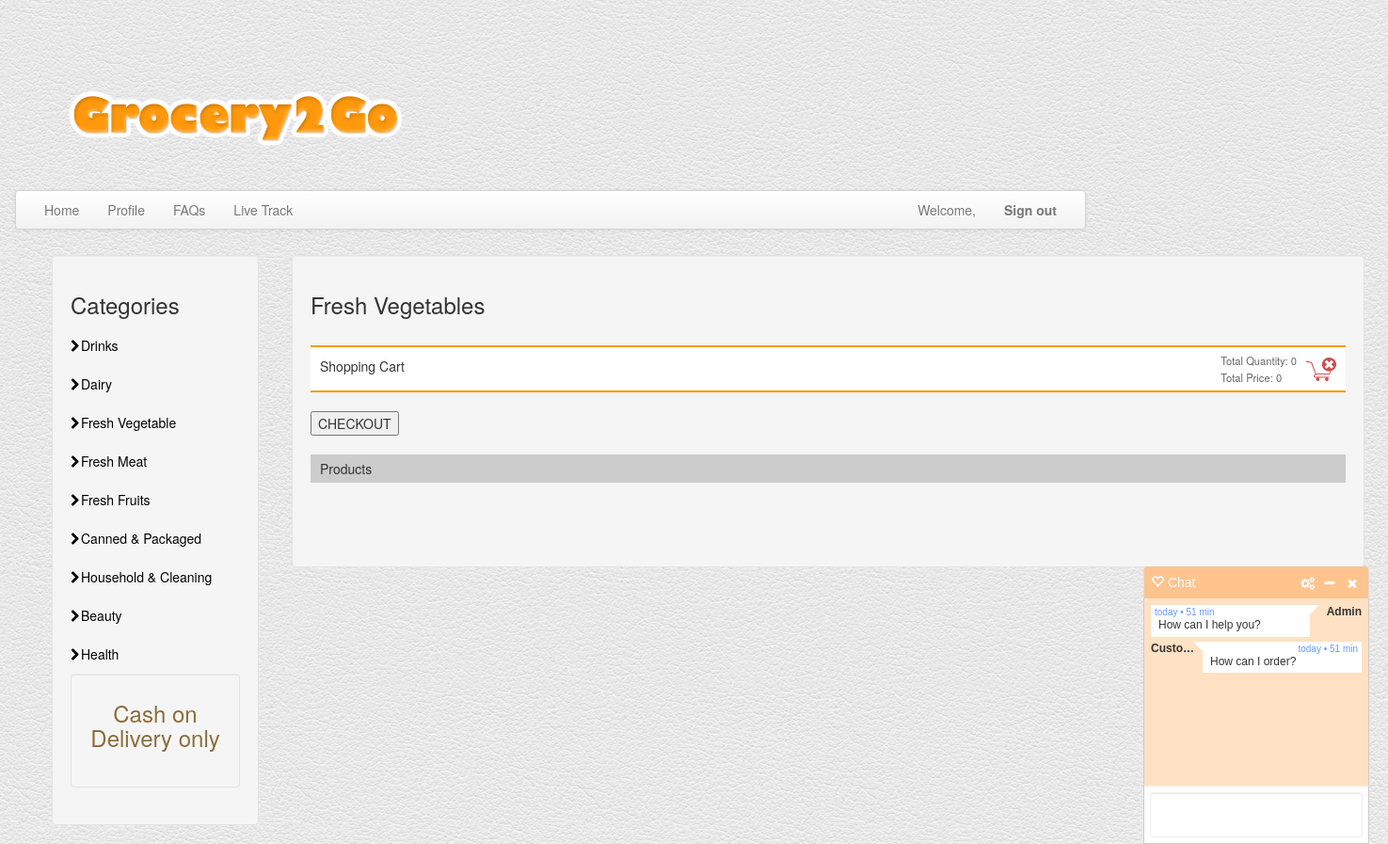
/shop-cart/freshvegg.php, run on an earlier commit of the app's database.
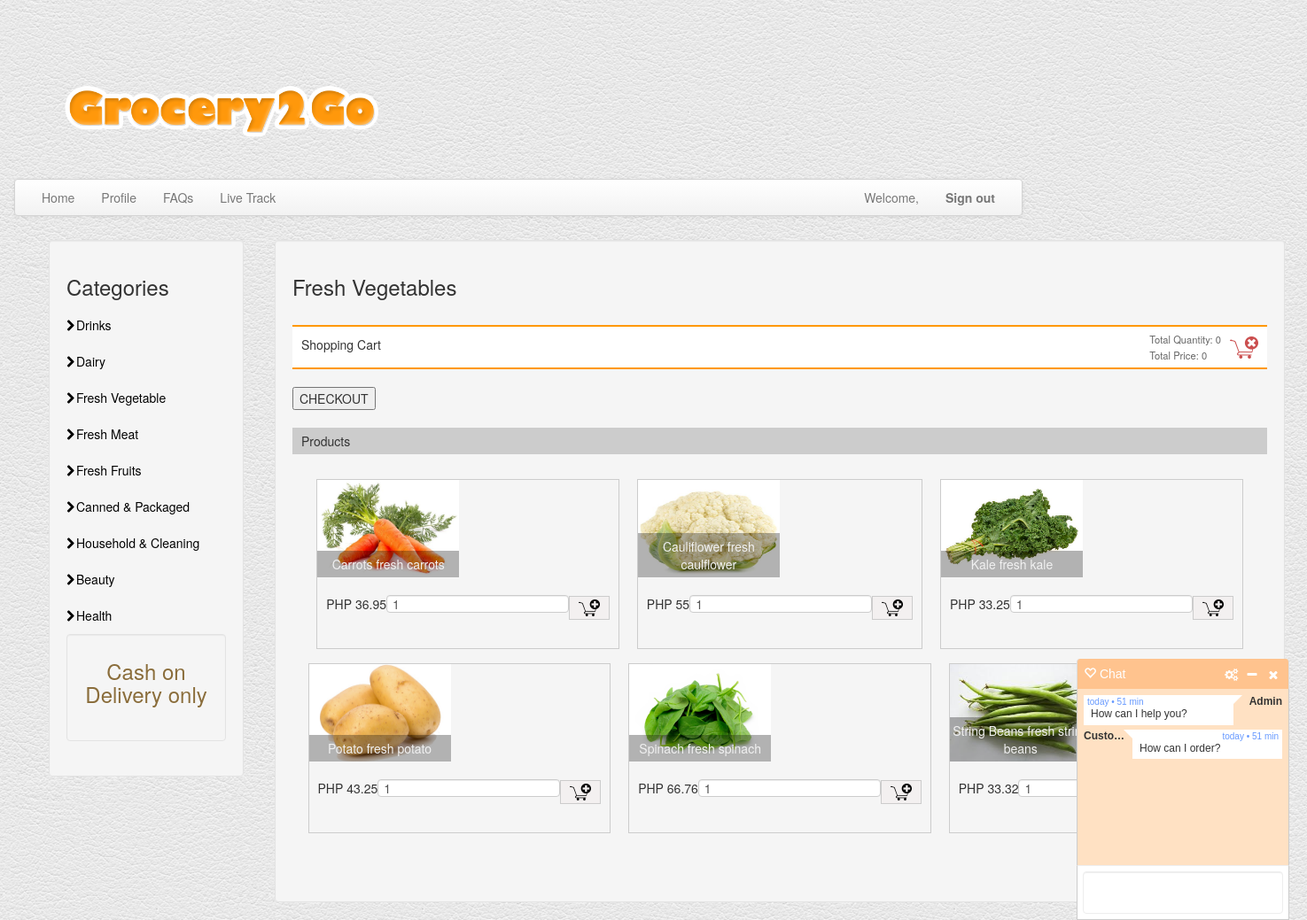
And on a later commit of the database.
### tables this page shows
CREATE TABLE `tbl_product` (
  `id` int(8) NOT NULL,
  `name` varchar(255) NOT NULL,
  `itm_descrip` varchar(250) NOT NULL,
  `code` varchar(255) NOT NULL,
  `image` text NOT NULL,
  `price` double(10,2) NOT NULL,
  `gm_id` int(11) NOT NULL,
  `categ_id` int(11) NOT NULL
);

### shop-cart/ShoppingCart.php (called while the page is built, shortened)
<?php
require_once "DBController.php";
class ShoppingCart extends DBController
{
    function getAllProduct()
    {
        $query = "SELECT * FROM tbl_product";
        $productResult = $this->getDBResult($query);
        return $productResult;
    }
}

### shop-cart/DBController.php (called while the page is built, shortened)
<?php
class DBController
{
    private $host = "localhost";
    private $user = "root";
    private $password = "";
    private $database = "grocery2go";
    private static $conn;
    function __construct()
    {
        $this->conn = mysqli_connect($this->host, $this->user, $this->password, $this->database);
    }
    function getDBResult($query, $params = array())
    {
        $sql_statement = $this->conn->prepare($query);
        $sql_statement->execute();
        $result = $sql_statement->get_result();
        if ($result->num_rows > 0) {
            while ($row = $result->fetch_assoc()) {
                $resultset[] = $row;
            }
        }
        if (! empty($resultset)) {
            return $resultset;
        }
    }
}

### shop-cart/freshvegg-list.php (the view)
<div id="product-grid">
    <div class="txt-heading">
        <div class="txt-heading-label">Products</div>
    </div>
    <?php
    $query = "SELECT * FROM tbl_product";
    $product_array = $shoppingCart->getAllProduct($query);
    if (! empty($product_array)) {
        foreach ($product_array as $key => $value) {
          if ($product_array[$key]["categ_id"] == 3  && $product_array[$key]["gm_id"] == 2) {
            ?>
        <div class="product-item">
        <form method="post"
            action="freshvegg.php?action=add&code=<?php echo $product_array[$key]["code"]; ?>">
            <div class="product-image">
                <img src="<?php echo $product_array[$key]["image"]; ?>">
                <div class="product-title">
                    <?php echo $product_array[$key]["name"]; ?>
                    <?php echo $product_array[$key]["itm_descrip"]; ?>
                </div>
            </div>
            <div class="product-footer">
                <div class="float-right">
                    <input type="text" name="quantity" value="1"
                        size="2" class="input-cart-quantity" /><input type="image"
                        src="add-to-cart.png" class="btnAddAction" />
                </div>
                <div class="product-price float-left" id="product-price-<?php echo $product_array[$key]["code"]; ?>"><?php echo "PHP ".$product_array[$key]["price"]; ?></div>
            </div>
        </form>
    </div>
    <?php }
        }
    }
    ?>
</div>

What changed in the data, as far as the page shows it:
added tbl_product: shows a picture, name "Carrots", itm_descrip "fresh carrots", price "36.95"
added tbl_product: shows a picture, name "Cauliflower", itm_descrip "fresh caulflower", price "55"
added tbl_product: shows a picture, name "Kale", itm_descrip "fresh kale", price "33.25"
added tbl_product: shows a picture, name "Potato", itm_descrip "fresh potato", price "43.25"
added tbl_product: shows a picture, name "Spinach", itm_descrip "fresh spinach", price "66.76"
added tbl_product: shows a picture, name "String Beans", itm_descrip "fresh string beans", price "33.32"
